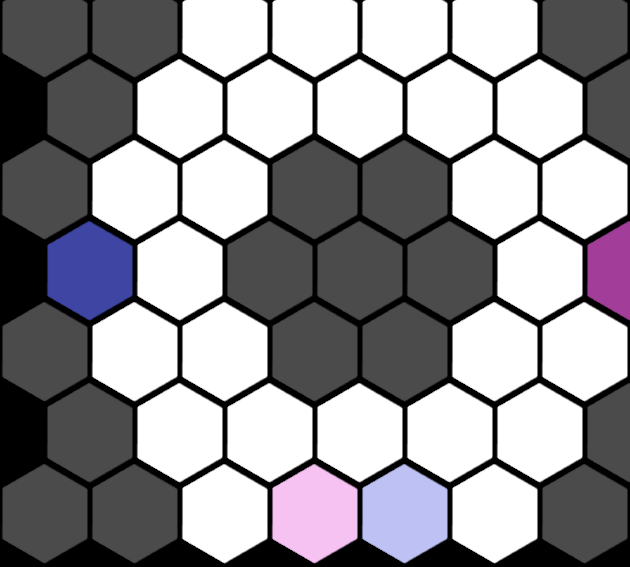

The image is a tile-based game level rendered from a .tmx file. Its description and complete source (layers, tilesets, objects, tile grids) follow:
An orthogonal 14x7 tile map with 45x81 px tiles, 1 tile layer (Tile Layer 1).

<map version="1.0" orientation="orthogonal" renderorder="right-down" width="14" height="7" tilewidth="45" tileheight="81">
 <tileset firstgid="1" name="Tile" tilewidth="90" tileheight="106">
  <image source="../images/Tile.png" width="720" height="212" />
 </tileset>
 <layer name="Tile Layer 1" width="14" height="7">
  <data>
   <tile gid="1" />
   <tile gid="0" />
   <tile gid="1" />
   <tile gid="0" />
   <tile gid="2" />
   <tile gid="0" />
   <tile gid="2" />
   <tile gid="0" />
   <tile gid="2" />
   <tile gid="0" />
   <tile gid="2" />
   <tile gid="0" />
   <tile gid="1" />
   <tile gid="0" />
   <tile gid="0" />
   <tile gid="1" />
   <tile gid="0" />
   <tile gid="2" />
   <tile gid="0" />
   <tile gid="2" />
   <tile gid="0" />
   <tile gid="2" />
   <tile gid="0" />
   <tile gid="2" />
   <tile gid="0" />
   <tile gid="2" />
   <tile gid="0" />
   <tile gid="1" />
   <tile gid="1" />
   <tile gid="0" />
   <tile gid="2" />
   <tile gid="0" />
   <tile gid="2" />
   <tile gid="0" />
   <tile gid="1" />
   <tile gid="0" />
   <tile gid="1" />
   <tile gid="0" />
   <tile gid="2" />
   <tile gid="0" />
   <tile gid="2" />
   <tile gid="0" />
   <tile gid="0" />
   <tile gid="7" />
   <tile gid="0" />
   <tile gid="2" />
   <tile gid="0" />
   <tile gid="1" />
   <tile gid="0" />
   <tile gid="1" />
   <tile gid="0" />
   <tile gid="1" />
   <tile gid="0" />
   <tile gid="2" />
   <tile gid="0" />
   <tile gid="8" />
   <tile gid="1" />
   <tile gid="0" />
   <tile gid="2" />
   <tile gid="0" />
   <tile gid="2" />
   <tile gid="0" />
   <tile gid="1" />
   <tile gid="0" />
   <tile gid="1" />
   <tile gid="0" />
   <tile gid="2" />
   <tile gid="0" />
   <tile gid="2" />
   <tile gid="0" />
   <tile gid="0" />
   <tile gid="1" />
   <tile gid="0" />
   <tile gid="2" />
   <tile gid="0" />
   <tile gid="2" />
   <tile gid="0" />
   <tile gid="2" />
   <tile gid="0" />
   <tile gid="2" />
   <tile gid="0" />
   <tile gid="2" />
   <tile gid="0" />
   <tile gid="1" />
   <tile gid="1" />
   <tile gid="0" />
   <tile gid="1" />
   <tile gid="0" />
   <tile gid="2" />
   <tile gid="0" />
   <tile gid="16" />
   <tile gid="0" />
   <tile gid="15" />
   <tile gid="0" />
   <tile gid="2" />
   <tile gid="0" />
   <tile gid="1" />
   <tile gid="0" />
  </data>
 </layer>
</map>
